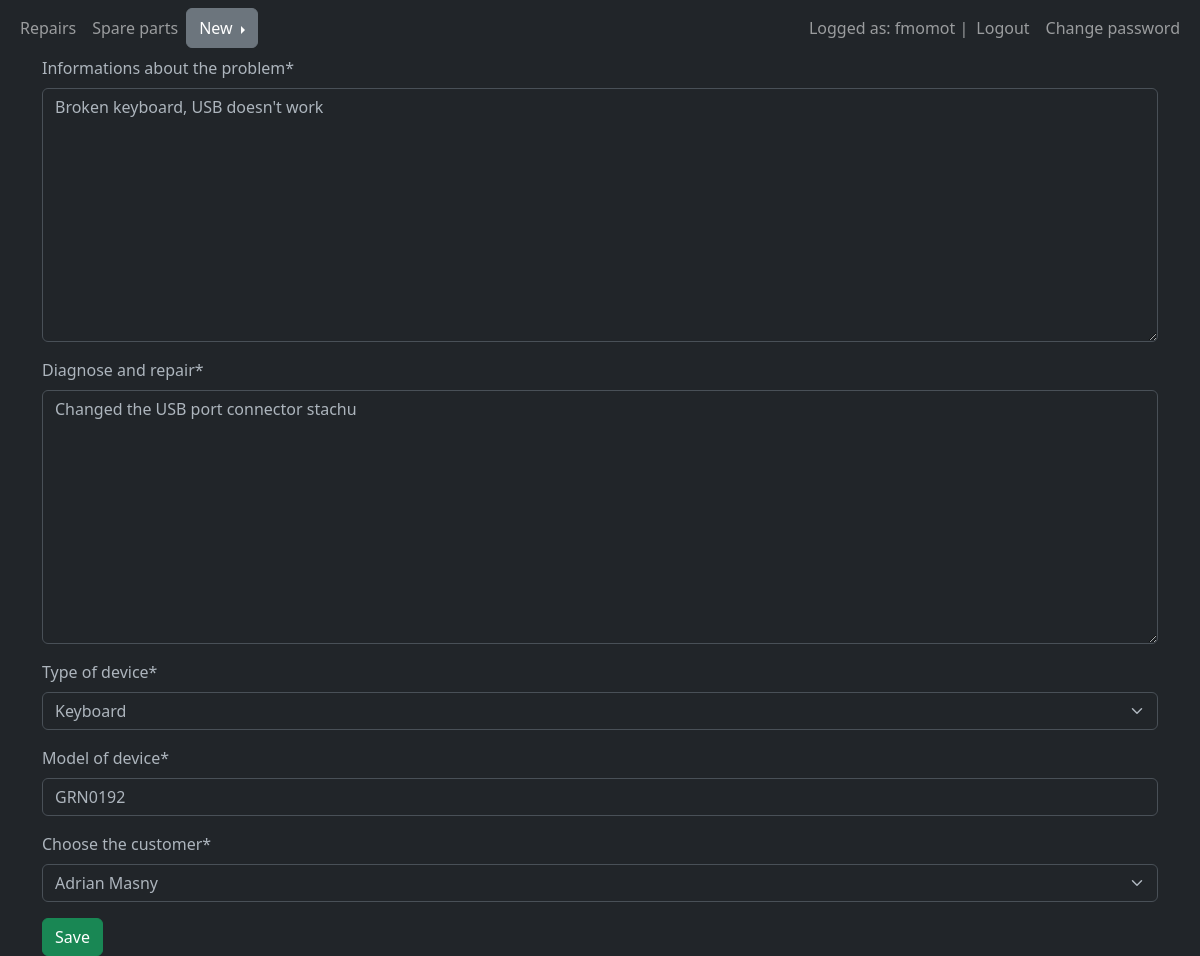
Screenshot of /repair/3/edit/ (signed in) with the database file from the repository.
### mainHelper/models.py (models this page shows, shortened)
class Employee(AbstractUser):
    CHOOSE_POSITION = (
        ('warehouse', 'Warehouse'),
        ('service', 'Service')
    )
    position = models.CharField(max_length=50, choices=CHOOSE_POSITION)

class Repair(models.Model):
    repairIdentification = models.CharField('Repair ID', max_length=200)
    repairInfo = models.TextField('Diagnose and repair',max_length=500)
    problemInfo = models.TextField('Informations about the problem', max_length=500)
    repairModel = models.CharField('Model of device', max_length=200)
    status = models.CharField('Status', max_length=200)
    customer = models.ForeignKey(Customer, blank=True, null=True, on_delete=models.CASCADE)
    deviceType = models.ForeignKey(DeviceType, blank=True, null=True, on_delete=models.CASCADE)
    createdBy = models.CharField('Creater by', max_length=200)
    startDate = models.DateField('Start of repair', auto_now_add=True)
    lastUpdate = models.DateField('End of repair', auto_now=True)
    spareParts = models.ManyToManyField(SparePart, blank=True)

### mainHelper/views.py (the view)
# urls.py: path('repair/<int:id>/edit/', views.repairEdit, name='repair-edit'),
def repairEdit(request, id):
    repair = Repair.objects.get(id = id)
    if request.method == 'POST':
        form = RepairEditForm(request.POST, instance=repair)
        if form.is_valid():
            repair.status = "Ongoing"
            repair.save()
            form.save()
            return redirect('repair-detail', id=id)
    else:
        form = RepairEditForm(instance=repair)
    return render(request, 'mainHelper/repair_edit.html', {'form': form})

### mainHelper/forms.py
class RepairEditForm(forms.ModelForm):
    customer = forms.ModelChoiceField(queryset=Customer.objects.all(), label='Choose the customer')
    deviceType = forms.ModelChoiceField(queryset=DeviceType.objects.all(), label='Type of device')
    class Meta:
        model = Repair
        fields = ['problemInfo', 'repairInfo', 'deviceType', 'repairModel', 'customer']

### mainHelper/models.py (called while the page is built)
    def __str__(self):
        return self.firstName + ' ' + self.lastName

    def __str__(self):
        return self.devicetype

### mainHelper/templates/mainHelper/repair_edit.html (shortened to what this page needs)
{% extends "mainHelper/base.html" %}
{% load crispy_forms_tags %}
{% block content %}
<form method="post", class="form-group">
    {{form | crispy}}
    <button type="submit" class="btn btn-success">Save</button>
</form>
{% endblock %}

### mainHelper/templates/mainHelper/base.html (shortened to what this page needs)
<!DOCTYPE html>
<html lang="en" data-bs-theme="dark">
<head>
    <link href="https://cdn.jsdelivr.net/npm/bootstrap@5.3.0/dist/css/bootstrap.min.css" rel="stylesheet">
</head>
<body>
    <nav class="navbar navbar-expand-lg navbar-dark bg-dark">
        <div class="container-fluid">
          <div>
            <ul class="navbar-nav">
              {% if user.position != 'warehouse' %}
              <li class="nav-item">
                <a class="nav-link" href="/home">Repairs</a>
              </li>
              {% endif %}
              {% if user.position != 'service' %}
              <li class="nav-item">
                <a class="nav-link" href="/show_spares">Spare parts</a>
              </li>
              {% endif %}
                <div class="btn-group dropend" data-bs-theme="dark">
                  <button type="button" class="btn btn-secondary dropdown-toggle" data-bs-toggle="dropdown"  aria-expanded="false">
                    New
                  </button>
                </div>
            </ul>
          </div>
          <div>
            <ul class="navbar-nav">
              {% if user.is_authenticated %}
              <span class="navbar-text">Logged as: {{user.username}} | </span>
              <li class="nav-item">
                <a class="nav-link" href="/logout">Logout</a>
              </li>
              <li class="nav-item">
                <a class="nav-link" href="/password_change">Change password</a>
              </li>
              {% else %}
              <li class="nav-item">
                <a class="nav-link" href="/login">Login</a>
              </li>
              {% endif %}
            </ul>
          </div>
        </div>
      </nav>
    <div class="container" >
        {% block content %}
        {% endblock %}
    </div>
</body>
</html>

### rows the page displays
Employee: username "fmomot"
Repair: problemInfo "Broken keyboard, USB doesn't work", repairInfo "Changed the USB port connector stachu", deviceType "Keyboard", repairModel "GRN0192", customer "Adrian Masny"
